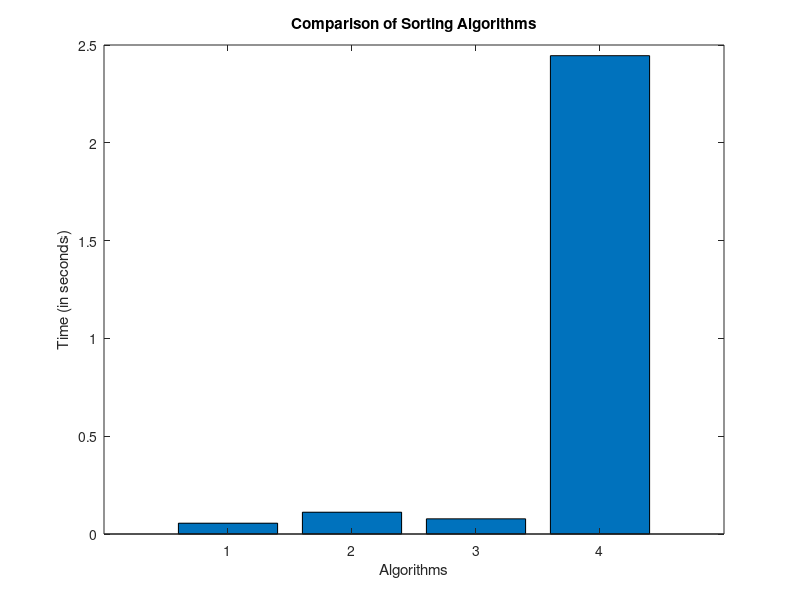

Here is the MATLAB script that generated this plot:
clear
clc

% Generate a random array of numbers
arrayMixed = randi([1,1000],1,1000)

array = arrayMixed;

% Quick sort implementation
function quick_sort(array, start, finish)
  if (start < finish)
    pivot = partition(array, start, finish);
    quick_sort(array, start, pivot - 1);
    quick_sort(array, pivot + 1, finish);
  end
end

function pivot = partition(array, start, finish)
  pivot = array(finish);
  i = start - 1;
  for j = start : finish - 1
    if (array(j) <= pivot)
      i = i + 1;
      temp = array(i);
      array(i) = array(j);
      array(j) = temp;
    end
  end
  temp = array(i + 1);
  array(i + 1) = array(finish);
  array(finish) = temp;
  pivot = i + 1;
end

tic();
quick_sort(array, 1, length(array));
quick_sort_time = toc();

array = arrayMixed;

% Merge sort implementation
function array = merge_sort(array)
  if (length(array) > 1)
    mid = floor(length(array)/2);
    left = array(1:mid);
    right = array(mid+1:end);
    left = merge_sort(left);
    right = merge_sort(right);
    array = merge(left, right);
  end
end

function array = merge(left, right)
  i = 1; j = 1; k = 1;
  while (i <= length(left) && j <= length(right))
    if (left(i) <= right(j))
      array(k) = left(i);
      i = i + 1;
    else
      array(k) = right(j);
      j = j + 1;
    end
    k = k + 1;
  end
  while (i <= length(left))
    array(k) = left(i);
    i = i + 1;
    k = k + 1;
  end
  while (j <= length(right))
    array(k) = right(j);
    j = j + 1;
    k = k + 1;
  end
end

tic();
array = merge_sort(array);
merge_sort_time = toc();

array = arrayMixed;

% Heap sort implementation
function heap_sort(array)
  n = length(array);
  for i = floor(n/2):-1:1
    heapify(array, n, i);
  end
  for i = n:-1:2
    temp = array(1);
    array(1) = array(i);
    array(i) = temp;
    heapify(array, i-1, 1);
  end
end

function heapify(array, n, i)
  largest = i;
  l = 2 * i;
  r = 2 * i + 1;
  if (l <= n && array(l) > array(largest))
    largest = l;
  end
  if (r <= n && array(r) > array(largest))
    largest = r;
  end
  if (largest ~= i)
    temp = array(i);
    array(i) = array(largest);
    array(largest) = temp;
    heapify(array, n, largest);
  end
end

tic();
heap_sort(array);
heap_sort_time = toc();

array = arrayMixed;

% Bubble sort implementation
function array = bubble_sort(array)
  n = length(array);
  for i = 1:n
    for j = 1:n-i
      if (array(j) > array(j+1))
        temp = array(j);
        array(j) = array(j+1);
        array(j+1) = temp;
      end
    end
  end
end

tic();
array = bubble_sort(array);
bubble_sort_time = toc();

quick_sort_time
merge_sort_time
heap_sort_time
bubble_sort_time


% Plotting the results
x = ["Quick Sort", "Merge Sort", "Heap Sort", "Bubble Sort"];
y = [quick_sort_time, merge_sort_time, heap_sort_time, bubble_sort_time];
bar(y);
title('Comparison of Sorting Algorithms');
xlabel('Algorithms');
ylabel('Time (in seconds)');

